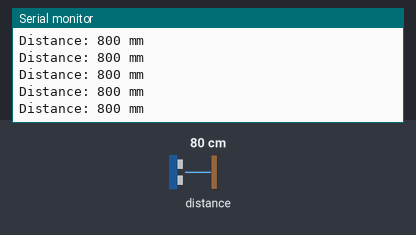
This sketch was run on a simulated Arduino Uno, built with avr-gcc and run on an emulated ATmega328P. Shown: the last lines printed to the serial monitor. The test bench sets the inputs (shaded band); at power-on: distance to the obstacle 80 cm.

Above: at 1.2 s.
1.3 s: distance to the obstacle set to 250 cm
At 1.49 s:
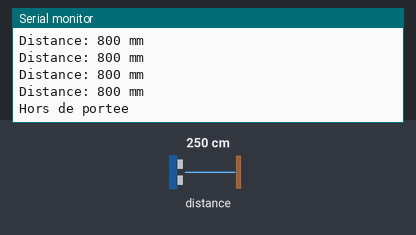
3.4 s: distance to the obstacle set to 2 cm
At 3.49 s:
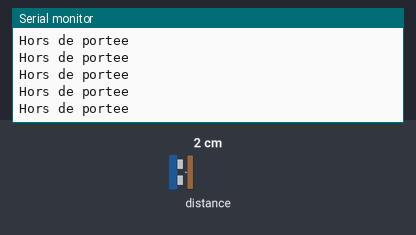

Measured:
- after the input at 1.3 s, the serial monitor: prints a new line after 0.07 s (image 1)

The sketch:

58_VL53L0X_Laser_ToF.ino
```cpp
/*
 * =====================================================================
 *  Arduino Lab Nexus v6.1.0 STABLE  -  VL53L0X laser ToF
 * =====================================================================
 *  Explication : Mesure une distance jusqu'à 2 m par temps de vol laser.
 *  Carte       : Arduino UNO / Nano (ATmega328P) - compatible Mega
 *  Moniteur    : 9600 bauds
 *
 *  Câblage :
 *   Arduino 5V     -> VL53L0X VIN
 *   Arduino GND    -> VL53L0X GND
 *   Arduino A4     -> VL53L0X SDA
 *   Arduino A5     -> VL53L0X SCL
 *
 *  Bibliothèques requises (arduino-cli lib install "...") : VL53L0X
 * =====================================================================
 */
// @libs: VL53L0X

#include <Wire.h>
#include <VL53L0X.h>

VL53L0X capteur;

void setup() {
  Serial.begin(9600);
  Wire.begin();
  capteur.setTimeout(500);
  if (!capteur.init()) {
    Serial.println(F("VL53L0X introuvable"));
    while (1) {}
  }
  capteur.startContinuous();   // mesures en continu
  Serial.println(F("[58] VL53L0X pret"));
}

void loop() {
  uint16_t mm = capteur.readRangeContinuousMillimeters();
  if (capteur.timeoutOccurred() || mm > 2000) {
    Serial.println(F("Hors de portee"));
  } else {
    Serial.print(F("Distance: "));
    Serial.print(mm);
    Serial.println(F(" mm"));
  }
  delay(100);
}
```
